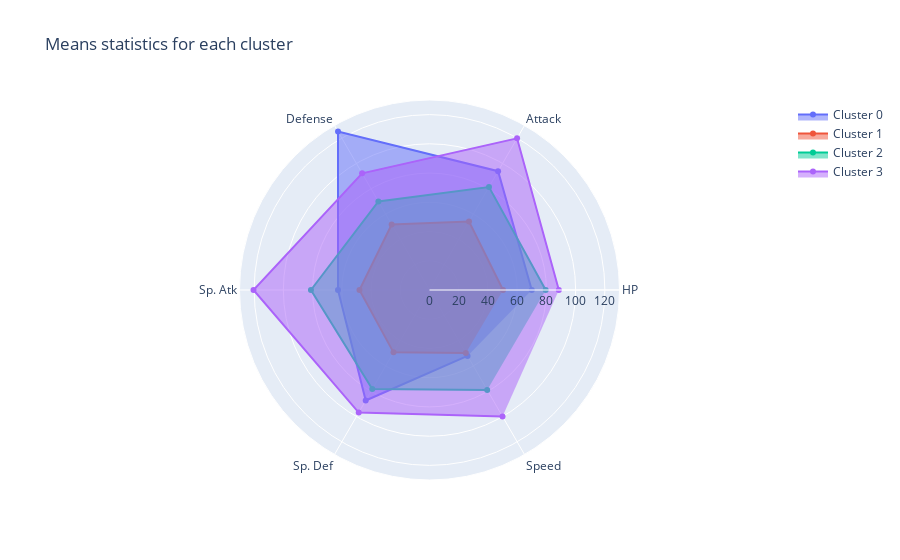

Notebook source saved alongside this figure:
### Markdown cell above
## Problem 3

We're getting an idea of what our clusters represent, and how their distributions vary. However, we have recently acquired data visualization powers ⚡️, so we'd like to visualize these differences. 

💪 **Task: Visualize some aspect of `cluster_means`. Feel free to focus on a particular column, or to aggregate some of the data. The graph should show some differences between the clusters. Be creative!**   
Pro-tip 1: Don't overthink the chart content, you will mostly be graded on healthy visualization practices.  
Pro-tip 2: Try to use the matplotlib api instead of the `Dataframe.plot` built in pandas. This should give you more control and allow you to create a more effective visualization.

### Code cell
# From what was done in the bonus question, I'm gonna plot all the stats in radar except Total
# Pipenv install with plotly = "*" in Pipefile required

import plotly.graph_objects as go

labels = ['HP', 'Attack', 'Defense','Sp. Atk', 'Sp. Def', 'Speed']
cluster_means_plot = cluster_means.loc[:,labels]

fig = go.Figure()

fig.add_trace(go.Scatterpolar(
      r=cluster_means_plot.loc[0].values.tolist(),
      theta=labels,
      fill='toself',
      name='Cluster 0'
))
fig.add_trace(go.Scatterpolar(
      r=cluster_means_plot.loc[1].values.tolist(),
      theta=labels,
      fill='toself',
      name='Cluster 1'
))
fig.add_trace(go.Scatterpolar(
      r=cluster_means_plot.loc[2].values.tolist(),
      theta=labels,
      fill='toself',
      name='Cluster 2'
))
fig.add_trace(go.Scatterpolar(
      r=cluster_means_plot.loc[3].values.tolist(),
      theta=labels,
      fill='toself',
      name='Cluster 3'
))

fig.update_layout(
    title="Means statistics for each cluster",
    polar=dict(
        radialaxis=dict(
        visible=True,
        range=[0, 130]
    )),
    showlegend=True
)

fig.show()

### Figure 1 — Plotly figure (JSON) as saved in the notebook; plotly's stock layout.template omitted (floating-point values rounded to 4 significant figures)
{"data": [{"fill": "toself", "name": "Cluster 0", "r": [69.96, 93.86, 125.2, 62.62, 87.29, 52.06], "theta": ["HP", "Attack", "Defense", "Sp. Atk", "Sp. Def", "Speed"], "type": "scatterpolar"}, {"fill": "toself", "name": "Cluster 1", "r": [50.31, 54.06, 51.76, 47.91, 49.26, 49.72], "theta": ["HP", "Attack", "Defense", "Sp. Atk", "Sp. Def", "Speed"], "type": "scatterpolar"}, {"fill": "toself", "name": "Cluster 2", "r": [79.49, 81.4, 69.94, 81.12, 78.31, 78.98], "theta": ["HP", "Attack", "Defense", "Sp. Atk", "Sp. Def", "Speed"], "type": "scatterpolar"}, {"fill": "toself", "name": "Cluster 3", "r": [88.5, 119.8, 92.21, 120.4, 96.86, 99.94], "theta": ["HP", "Attack", "Defense", "Sp. Atk", "Sp. Def", "Speed"], "type": "scatterpolar"}], "layout": {"polar": {"radialaxis": {"range": [0, 130], "visible": true}}, "showlegend": true, "title": {"text": "Means statistics for each cluster"}}}
